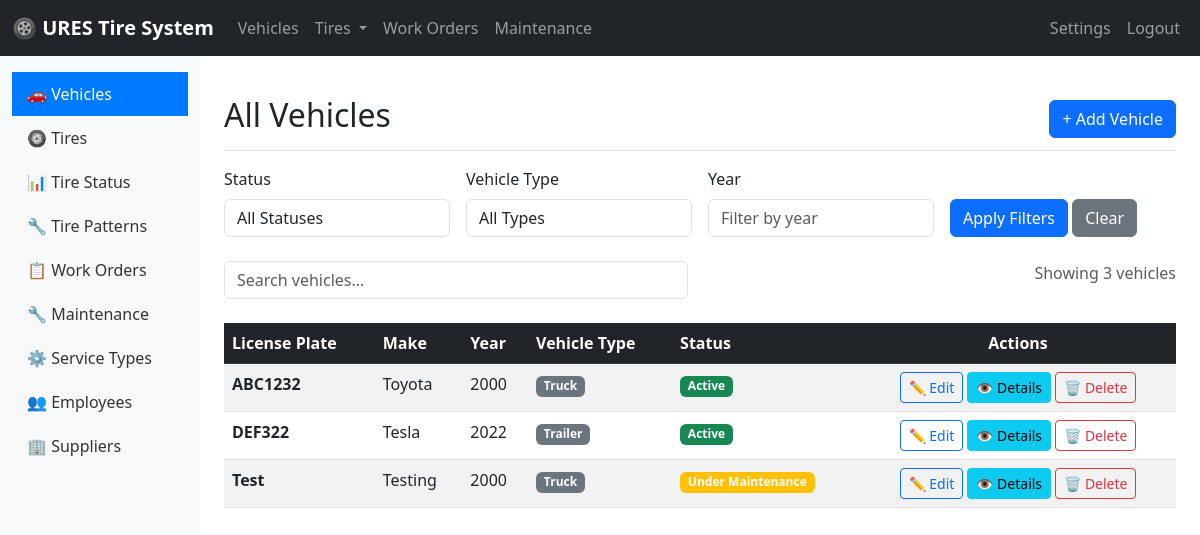
/vehicles/, run on the app's committed database.
### tires/models.py (models this page shows, shortened)
class Vehicle(models.Model):
    VEHICLE_TYPES = [
        ('TRUCK', 'Truck'),
        ('TRAILER', 'Trailer'),
        ('BUS', 'Bus'),
        ('VAN', 'Van'),
    ]
    STATUS_CHOICES = [
        ('ACTIVE', 'Active'),
        ('INACTIVE', 'Inactive'),
        ('MAINTENANCE', 'Under Maintenance'),
    ]
    license_plate = models.CharField(max_length=20, unique=True)
    make = models.CharField(max_length=50)
    year = models.IntegerField()
    vehicle_type = models.CharField(max_length=20, choices=VEHICLE_TYPES)
    status = models.CharField(max_length=20, choices=STATUS_CHOICES, default='ACTIVE')
    tire_configuration = models.CharField(max_length=100)

### tires/views.py (the view)
# urls.py: path('vehicles/', views.vehicle_list, name='vehicle_list'),
def vehicle_list(request):
    vehicles = Vehicle.objects.all()
    status_filter = request.GET.get('status_filter', '')
    type_filter = request.GET.get('type_filter', '')
    year_filter = request.GET.get('year_filter', '')
    if status_filter:
        vehicles = vehicles.filter(status=status_filter)
    if type_filter:
        vehicles = vehicles.filter(vehicle_type=type_filter)
    if year_filter:
        vehicles = vehicles.filter(year=year_filter)
    context = {
        'vehicles': vehicles,
        'status_filter': status_filter,
        'type_filter': type_filter,
        'year_filter': year_filter,
    }
    return render(request, 'vehicles/vehicle_list.html', context)

### tires/templates/vehicles/vehicle_list.html (shortened to what this page needs)
{% extends 'base/base.html' %}
{% block page_title %}All Vehicles{% endblock %}
{% block page_actions %}
    <button class="btn btn-primary" data-bs-toggle="modal" data-bs-target="#createModal">
        + Add Vehicle
    </button>
{% endblock %}
{% block content %}
    <form method="get" action="{% url 'vehicle_list' %}" class="mb-4">
        <div class="row g-3 align-items-end">
            <div class="col-md-3">
                <label class="form-label">Status</label>
                <select name="status_filter" class="form-control">
                    <option value="">All Statuses</option>
                </select>
            </div>
            <div class="col-md-3">
                <label class="form-label">Vehicle Type</label>
                <select name="type_filter" class="form-control">
                    <option value="">All Types</option>
                </select>
            </div>
            <div class="col-md-3">
                <label class="form-label">Year</label>
                <input type="number" name="year_filter" value="{{ year_filter }}"
                       placeholder="Filter by year" class="form-control" min="1990" max="2030">
            </div>
            <div class="col-md-3">
                <button type="submit" class="btn btn-primary">Apply Filters</button>
                <a href="{% url 'vehicle_list' %}" class="btn btn-secondary">Clear</a>
            </div>
        </div>
    </form>
    <div class="row mb-4">
        <div class="col-md-6">
            <input type="text" placeholder="Search vehicles..." id="searchInput" class="form-control" onkeyup="tableSearch()">
        </div>
        <div class="col-md-6 text-end">
            <span class="text-muted">
                Showing {{ vehicles.count }} vehicle{{ vehicles.count|pluralize }}
            </span>
        </div>
    </div>
    <div class="table-responsive">
        <table class="table table-striped table-hover">
            <thead class="table-dark">
                <tr>
                    <th>License Plate</th>
                    <th>Make</th>
                    <th>Year</th>
                    <th>Vehicle Type</th>
                    <th>Status</th>
                    <th style="text-align:center;">Actions</th>
                </tr>
            </thead>
            <tbody>
                {% for vehicle in vehicles %}
                    <tr id="row-{{ vehicle.id }}">
                        <td><strong>{{ vehicle.license_plate }}</strong></td>
                        <td>{{ vehicle.make }}</td>
                        <td>{{ vehicle.year }}</td>
                        <td>
                            <span class="badge bg-secondary">{{ vehicle.get_vehicle_type_display }}</span>
                        </td>
                        <td>
                            <span class="badge
                                {% if vehicle.status == 'ACTIVE' %}bg-success
                                {% elif vehicle.status == 'MAINTENANCE' %}bg-warning
                                {% else %}bg-danger{% endif %}">
                                {{ vehicle.get_status_display }}
                            </span>
                        </td>
                        <td style="text-align:center;">
                            <button class="btn btn-sm btn-outline-primary" data-bs-toggle="modal" data-bs-target="#editModal-{{ vehicle.id }}">
                                ✏️ Edit
                            </button>
                            <button class="btn btn-sm btn-info" data-bs-toggle="modal" data-bs-target="#detailsModal-{{ vehicle.id }}">
                                👁️ Details
                            </button>
                            <form method="post" action="{% url 'vehicle_delete' vehicle.id %}" style="display:inline;">
                                <button type="submit" class="btn btn-sm btn-outline-danger" onclick="return confirmDelete('Are you sure you want to delete vehicle {{ vehicle.license_plate }}?')">
                                    🗑️ Delete
                                </button>
                            </form>
                        </td>
                    </tr>
                {% empty %}
                    <tr>
                        <td colspan="6" class="text-center text-muted py-4">
                            No vehicles found. <a href="#" data-bs-toggle="modal" data-bs-target="#createModal">Add the first vehicle</a>
                        </td>
                    </tr>
                {% endfor %}
            </tbody>
        </table>
    </div>
{% endblock %}

### tires/templates/base/base.html (shortened to what this page needs)
<!DOCTYPE html>
<html lang="en">
<head>
    <link href="https://cdn.jsdelivr.net/npm/bootstrap@5.3.0/dist/css/bootstrap.min.css" rel="stylesheet">
</head>
<body>
    <nav class="navbar navbar-expand-lg navbar-dark bg-dark">
        <div class="container-fluid">
            <a class="navbar-brand" href="{% url 'vehicle_list' %}">
                🛞 URES Tire System
            </a>
            <div class="collapse navbar-collapse" id="navbarNav">
                <ul class="navbar-nav me-auto">
                    <li class="nav-item">
                        <a class="nav-link" href="{% url 'vehicle_list' %}">Vehicles</a>
                    </li>
                    <li class="nav-item dropdown">
                        <a class="nav-link dropdown-toggle" href="#" role="button" data-bs-toggle="dropdown">
                            Tires
                        </a>
                    </li>
                    <li class="nav-item">
                        <a class="nav-link" href="#">Work Orders</a>
                    </li>
                    <li class="nav-item">
                        <a class="nav-link" href="#">Maintenance</a>
                    </li>
                </ul>
                <ul class="navbar-nav">
                    <li class="nav-item">
                        <a class="nav-link" href="#">Settings</a>
                    </li>
                    <li class="nav-item">
                        <a class="nav-link" href="#">Logout</a>
                    </li>
                </ul>
            </div>
        </div>
    </nav>
    <div class="container-fluid">
        <div class="row">
            <div class="col-md-3 col-lg-2 sidebar d-md-block">
    <div class="position-sticky pt-3">
        <ul class="nav flex-column">
            <li class="nav-item">
                <a class="nav-link active" href="{% url 'vehicle_list' %}">
                    🚗 Vehicles
                </a>
            </li>
                <li class="nav-item">
                    <a class="nav-link" href="">
                        🛞 Tires
                    </a>
                </li>
                <li class="nav-item">
                    <a class="nav-link" href="{% url 'tire_status_list' %}">
                        📊 Tire Status
                    </a>
                </li>
                <li class="nav-item">
                    <a class="nav-link" href="">
                        🔧 Tire Patterns
                    </a>
                </li>
                <li class="nav-item">
                    <a class="nav-link" href="">
                        📋 Work Orders
                    </a>
                </li>
                <li class="nav-item">
                    <a class="nav-link" href="">
                        🔧 Maintenance
                    </a>
                </li>
                <li class="nav-item">
                    <a class="nav-link" href="{% url 'service_type_list' %}">
                        ⚙️ Service Types
                    </a>
                </li>
                <li class="nav-item">
                    <a class="nav-link" href="{% url 'employee_list' %}">
                        👥 Employees
                    </a>
                </li>
                <li class="nav-item">
                    <a class="nav-link" href="{% url 'supplier_list' %}">
                        🏢 Suppliers
                    </a>
                </li>
            </ul>
        </div>
    </div>
            <div class="col-md-9 col-lg-10 ml-sm-auto px-4 py-4">
                <div class="d-flex justify-content-between flex-wrap flex-md-nowrap align-items-center pt-3 pb-2 mb-3 border-bottom">
                    <h1 class="h2">{% block page_title %}Dashboard{% endblock %}</h1>
                    <div class="btn-toolbar mb-2 mb-md-0">
                        {% block page_actions %}{% endblock %}
                    </div>
                </div>
                {% block content %}{% endblock %}
            </div>
        </div>
    </div>
</body>
</html>

### tires/templates/base/base.html (style rules this page uses)
.navbar-brand { font-weight: bold; }
.sidebar { min-height: calc(100vh - 56px); background-color: #f8f9fa; }
.sidebar .nav-link { color: #333; padding: 10px 15px; }
.sidebar .nav-link.active { background-color: #007bff; color: white; }

### data on the page
Vehicle: license_plate "ABC1232", make "Toyota", year "2000", vehicle_type "Truck", status "Active"
Vehicle: license_plate "DEF322", make "Tesla", year "2022", vehicle_type "Trailer", status "Active"
Vehicle: license_plate "Test", make "Testing", year "2000", vehicle_type "Truck", status "Under Maintenance"

### other printed values
{{ vehicles.count }} "3"
